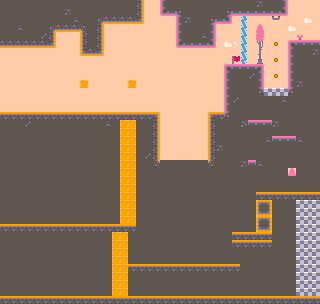

This game map was drawn from its Tiled (.tmx) file and the tilesets committed beside it. A one-line description and the trimmed map source follow:
An orthogonal 40x38 tile map with 8x8 px tiles, 4 tile layers (tiles, collide, spawns, waterfall).

<map version="1.10" tiledversion="1.11.2" orientation="orthogonal" renderorder="right-down" width="40" height="38" tilewidth="8" tileheight="8" infinite="0" nextlayerid="5" nextobjectid="1">
 <tileset firstgid="1" source="sample-sheet.tsx" />
 <layer id="1" name="tiles" width="40" height="38">
  <data>[1520 cells, 1520 non-empty, 31 distinct tile ids]</data>
 </layer>
 <layer id="2" name="collide" width="40" height="38">
  <data>[1520 cells, 131 non-empty, 9 distinct tile ids]</data>
 </layer>
 <layer id="3" name="spawns" width="40" height="38">
  <data>[1520 cells, 4 non-empty, 3 distinct tile ids]</data>
 </layer>
 <layer id="4" name="waterfall" width="40" height="38">
  <data>[1520 cells, 42 non-empty, 1 distinct tile ids]</data>
 </layer>
</map>
